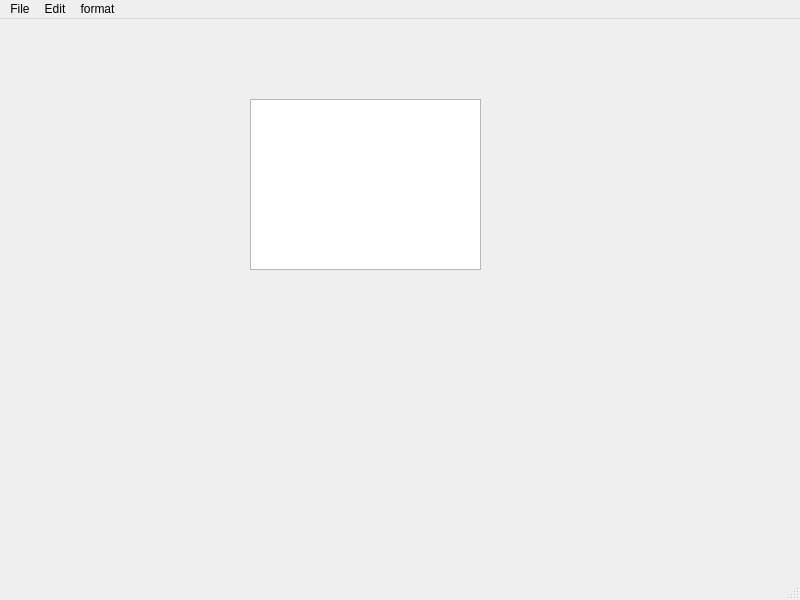
<?xml version="1.0" encoding="UTF-8"?>
<ui version="4.0">
 <class>QWMainWind</class>
 <widget class="QMainWindow" name="QWMainWind">
  <property name="geometry">
   <rect>
    <x>0</x>
    <y>0</y>
    <width>800</width>
    <height>600</height>
   </rect>
  </property>
  <property name="windowTitle">
   <string>QWMainWind</string>
  </property>
  <widget class="QWidget" name="centralwidget">
   <widget class="QTextEdit" name="textEdit">
    <property name="geometry">
     <rect>
      <x>250</x>
      <y>80</y>
      <width>231</width>
      <height>171</height>
     </rect>
    </property>
   </widget>
  </widget>
  <widget class="QMenuBar" name="menubar">
   <property name="geometry">
    <rect>
     <x>0</x>
     <y>0</y>
     <width>800</width>
     <height>22</height>
    </rect>
   </property>
   <widget class="QMenu" name="menuFile">
    <property name="title">
     <string>File</string>
    </property>
    <addaction name="actionNew"/>
    <addaction name="actionOpen"/>
    <addaction name="separator"/>
    <addaction name="actionClose"/>
   </widget>
   <widget class="QMenu" name="menuEdit">
    <property name="title">
     <string>Edit</string>
    </property>
    <addaction name="actionCut"/>
    <addaction name="actionCopy"/>
    <addaction name="actionPaste"/>
    <addaction name="separator"/>
    <addaction name="actionClear"/>
   </widget>
   <widget class="QMenu" name="menuformat">
    <property name="title">
     <string>format</string>
    </property>
    <addaction name="actionFontBold"/>
    <addaction name="actionFontItalic"/>
    <addaction name="actionFontUnder"/>
    <addaction name="separator"/>
    <addaction name="actionToolbarLab"/>
   </widget>
   <addaction name="menuFile"/>
   <addaction name="menuEdit"/>
   <addaction name="menuformat"/>
  </widget>
  <widget class="QStatusBar" name="statusbar"/>
  <action name="actionCut">
   <property name="icon">
    <iconset resource="res.qrc">
     <normaloff>:/images/images/cut.bmp</normaloff>:/images/images/cut.bmp</iconset>
   </property>
   <property name="text">
    <string>Cut</string>
   </property>
   <property name="toolTip">
    <string>Cut</string>
   </property>
   <property name="shortcut">
    <string>Ctrl+X</string>
   </property>
  </action>
  <action name="actionCopy">
   <property name="icon">
    <iconset resource="res.qrc">
     <normaloff>:/images/images/120.bmp</normaloff>:/images/images/120.bmp</iconset>
   </property>
   <property name="text">
    <string>Copy</string>
   </property>
   <property name="toolTip">
    <string>Copy</string>
   </property>
   <property name="shortcut">
    <string>Ctrl+C</string>
   </property>
  </action>
  <action name="actionPaste">
   <property name="icon">
    <iconset resource="res.qrc">
     <normaloff>:/images/images/paste.bmp</normaloff>:/images/images/paste.bmp</iconset>
   </property>
   <property name="text">
    <string>Paste</string>
   </property>
   <property name="toolTip">
    <string>Paste</string>
   </property>
   <property name="shortcut">
    <string>Ctrl+V</string>
   </property>
  </action>
  <action name="actionFontBold">
   <property name="checkable">
    <bool>true</bool>
   </property>
   <property name="icon">
    <iconset resource="res.qrc">
     <normaloff>:/images/images/BLD.BMP</normaloff>:/images/images/BLD.BMP</iconset>
   </property>
   <property name="text">
    <string>FontBold</string>
   </property>
   <property name="toolTip">
    <string>FontBold</string>
   </property>
  </action>
  <action name="actionFontItalic">
   <property name="checkable">
    <bool>true</bool>
   </property>
   <property name="icon">
    <iconset resource="res.qrc">
     <normaloff>:/images/images/ITL.BMP</normaloff>:/images/images/ITL.BMP</iconset>
   </property>
   <property name="text">
    <string>FontItalic</string>
   </property>
   <property name="toolTip">
    <string>FontItalic</string>
   </property>
  </action>
  <action name="actionFontUnder">
   <property name="checkable">
    <bool>true</bool>
   </property>
   <property name="icon">
    <iconset resource="res.qrc">
     <normaloff>:/images/images/UNDRLN.BMP</normaloff>:/images/images/UNDRLN.BMP</iconset>
   </property>
   <property name="text">
    <string>FontUnder</string>
   </property>
   <property name="toolTip">
    <string>FontUnder</string>
   </property>
  </action>
  <action name="actionClose">
   <property name="icon">
    <iconset resource="res.qrc">
     <normaloff>:/images/images/exit.bmp</normaloff>:/images/images/exit.bmp</iconset>
   </property>
   <property name="text">
    <string>Close</string>
   </property>
   <property name="toolTip">
    <string>Close</string>
   </property>
  </action>
  <action name="actionOpen">
   <property name="icon">
    <iconset resource="res.qrc">
     <normaloff>:/images/images/open3.bmp</normaloff>:/images/images/open3.bmp</iconset>
   </property>
   <property name="text">
    <string>Open</string>
   </property>
   <property name="toolTip">
    <string>Open</string>
   </property>
   <property name="shortcut">
    <string>Ctrl+O</string>
   </property>
  </action>
  <action name="actionClear">
   <property name="icon">
    <iconset resource="res.qrc">
     <normaloff>:/images/images/103.bmp</normaloff>:/images/images/103.bmp</iconset>
   </property>
   <property name="text">
    <string>Clear</string>
   </property>
   <property name="toolTip">
    <string>Clear</string>
   </property>
  </action>
  <action name="actionFont">
   <property name="icon">
    <iconset resource="res.qrc">
     <normaloff>:/images/images/20.ico</normaloff>:/images/images/20.ico</iconset>
   </property>
   <property name="text">
    <string>Font</string>
   </property>
   <property name="toolTip">
    <string>Font</string>
   </property>
  </action>
  <action name="actionNew">
   <property name="icon">
    <iconset resource="res.qrc">
     <normaloff>:/images/images/new2.bmp</normaloff>:/images/images/new2.bmp</iconset>
   </property>
   <property name="text">
    <string>New</string>
   </property>
   <property name="toolTip">
    <string>New</string>
   </property>
   <property name="shortcut">
    <string>Ctrl+N</string>
   </property>
  </action>
  <action name="actionToolbarLab">
   <property name="checkable">
    <bool>true</bool>
   </property>
   <property name="icon">
    <iconset resource="res.qrc">
     <normaloff>:/images/images/430.bmp</normaloff>:/images/images/430.bmp</iconset>
   </property>
   <property name="text">
    <string>ToolbarLab</string>
   </property>
   <property name="toolTip">
    <string>ToolbarLab</string>
   </property>
  </action>
 </widget>
 <resources>
  <include location="res.qrc"/>
 </resources>
 <connections/>
</ui>
